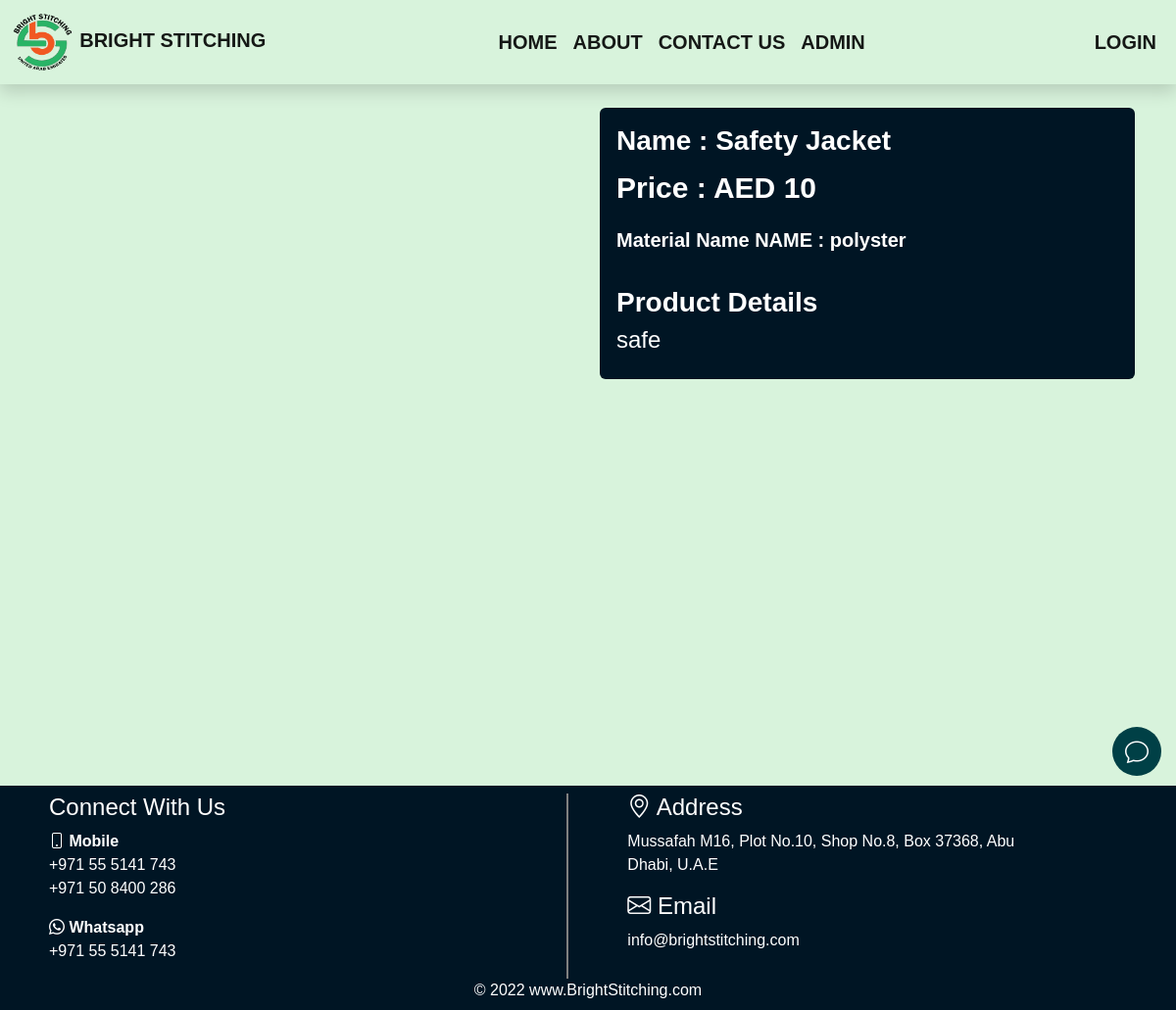
Before: /safety_dress_detail4 with the older database file.
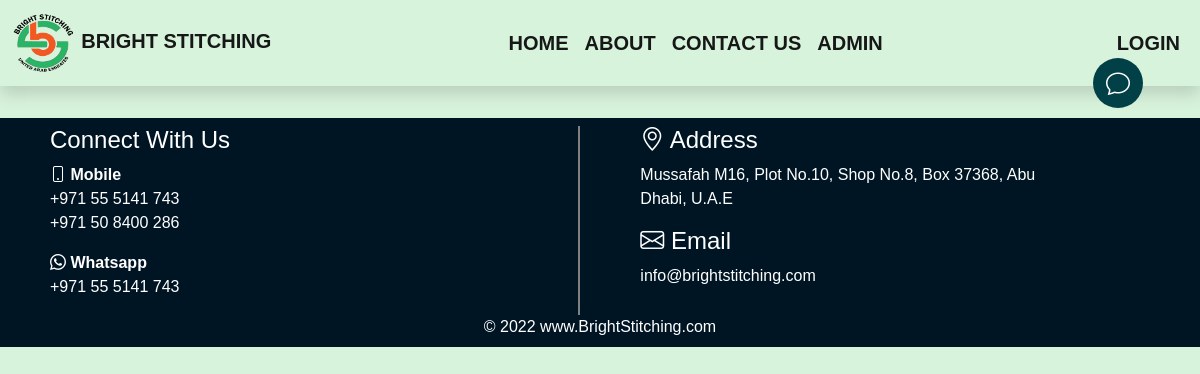
After: the same page with the newer database file.
### main/models.py (models this page shows, shortened)
class safetyWears(models.Model):
    name = models.CharField(max_length=50)
    material_name = models.CharField(max_length=50)
    price = models.PositiveIntegerField()
    description = models.TextField()
    image = CloudinaryField("safetyWears")
    class Meta:
        verbose_name_plural = '1. Safety Wears'

### main/views.py (the view)
# urls.py: path('safety_dress_detail<int:id>', views.safety_dress_details, name='safety_dress_detail'),
def safety_dress_details(request,id):
    item = safetyWears.objects.filter(id=id)
    return render(request, 'main/safety_wear/safety_dress_detail.html', {'item':item})

### Templates/main/safety_wear/safety_dress_detail.html (shortened to what this page needs)
{% extends 'main/base.html' %}
{% load static %}
{% load cloudinary %}
    {% block content %}
    <div class="container custom-height">
        <div class="row">
            <div class="col-12 col-md-6 my-2">
                {% for data in item %}
                <div class="dress-image">
                </div>
            </div>
                <div class="col-12 col-md-6 my-5 my-md-2">
                    <div class="card p-3 text-white product-card" style="background-color:#001524;">
                    <h3 class="product-name">Name : {{data.name}}</h3>
                    <p class="product-price">price : AED {{data.price}} </p>
                    <p class="product-material-detail">Material Name NAME : {{data.material_name}} </p>
                    <h3 class="mt-3"><b>Product Details  </b></h3>
                    <h4>{{data.description}}</h4>
                    </div>
                </div>
                {% endfor %}
        </div>
    </div>
    {% endblock content %}

Changed rows visible on the page:
removed safetyWears: name "Safety Jacket", price "10", material_name "polyster", description "safe"
